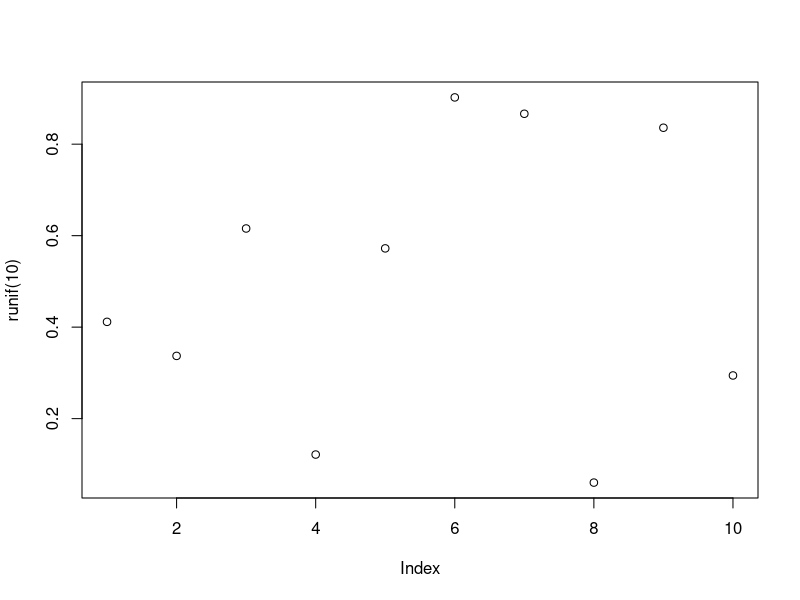

Here is the R script that generated this plot:
## ---- chunk 1
options(width=20)
knitr::opts_chunk$set(echo = TRUE, comment="")
## ---- chunk 2
# select variables
y <- iris$Species
x <- iris$Sepal.Length

# print regression model
glm(y~x, family = 'binomial')
## ---- chunk 3
plot(runif(10))
